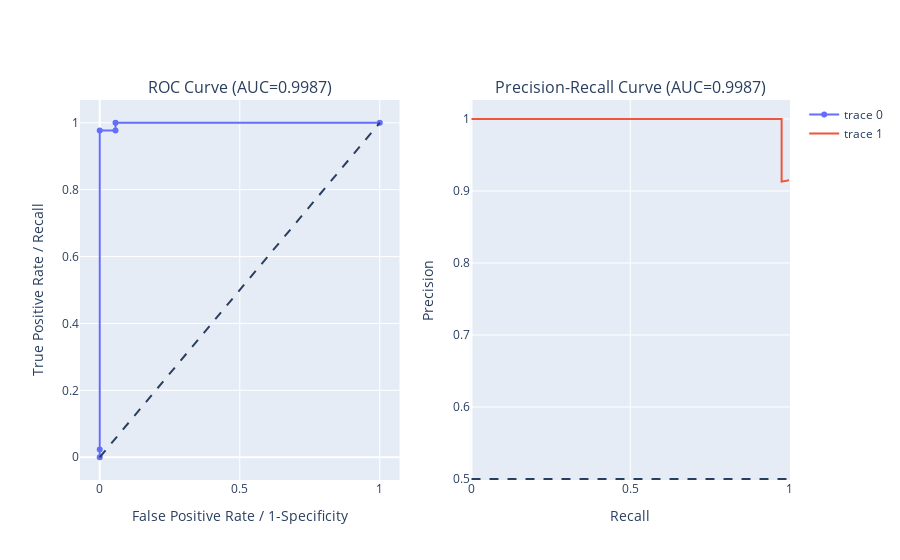

The notebook cell this image was saved under:
### Code cell
pca = PCA(n_components=(i+1)*2, svd_solver="full",random_state=random_state)
X_PCA_train = pca.fit_transform(X_train)
X_PCA_test = pca.transform(X_test)
# Model Selection
cv_results, best_param, best_result = modelselection(classifier_log,parameters_log, scoring, X_PCA_train)

# Classifier with the best hyperparameters
logReg_PCA = LogisticRegression(penalty = best_param['penalty'],
                            C = best_param['C'],
                            random_state=random_state)
logReg_PCA.fit(X_PCA_train, y_train)

# Metrics
logReg_PCA_metrics = metrics(X_PCA_test,logReg_PCA)

# ROC Curve & Precision-Recall Curves
y_score = logReg_PCA.predict_proba(X_PCA_test)[:, 1] # predict probabilities
plot_roc_prc()

### Figure 1 — Plotly figure (JSON) as saved in the notebook; plotly's stock layout.template omitted (floating-point values rounded to 4 significant figures)
{"data": [{"type": "scatter", "x": [0, 0, 0, 0.05634, 0.05634, 1], "xaxis": "x", "y": [0, 0.02326, 0.9767, 0.9767, 1, 1], "yaxis": "y"}, {"type": "scatter", "x": [1, 0.9767, 0.9767, 0.9767, 0.9767, 0.9767, 0.9535, 0.9302, 0.907, 0.8837, 0.8605, 0.8372, 0.814, 0.7907, 0.7674, 0.7442, 0.7209, 0.6977, 0.6744, 0.6512, 0.6279, 0.6047, 0.5814, 0.5581, 0.5349, 0.5116, 0.4884, 0.4651, 0.4419, 0.4186, 0.3953, 0.3721, 0.3488, 0.3256, 0.3023, 0.2791, 0.2558, 0.2326, 0.2093, 0.186, 0.1628, 0.1395, 0.1163, 0.09302, 0.06977, 0.04651, 0.02326, 0], "xaxis": "x2", "y": [0.9149, 0.913, 0.9333, 0.9545, 0.9767, 1, 1, 1, 1, 1, 1, 1, 1, 1, 1, 1, 1, 1, 1, 1, 1, 1, 1, 1, 1, 1, 1, 1, 1, 1, 1, 1, 1, 1, 1, 1, 1, 1, 1, 1, 1, 1, 1, 1, 1, 1, 1, 1], "yaxis": "y2"}], "layout": {"annotations": [{"font": {"size": 16}, "showarrow": false, "text": "ROC Curve (AUC=0.9987)", "x": 0.225, "xanchor": "center", "xref": "paper", "y": 1, "yanchor": "bottom", "yref": "paper"}, {"font": {"size": 16}, "showarrow": false, "text": "Precision-Recall Curve (AUC=0.9987)", "x": 0.775, "xanchor": "center", "xref": "paper", "y": 1, "yanchor": "bottom", "yref": "paper"}], "autosize": true, "shapes": [{"line": {"dash": "dash"}, "type": "line", "x0": 0, "x1": 1, "xref": "x", "y0": 0, "y1": 1, "yref": "y"}, {"line": {"dash": "dash"}, "type": "line", "x0": 0, "x1": 1, "xref": "x2", "y0": 0.5, "y1": 0.5, "yref": "y2"}], "xaxis": {"anchor": "y", "autorange": true, "domain": [0, 0.45], "range": [-0.06485, 1.065], "title": {"text": "False Positive Rate / 1-Specificity"}, "type": "linear"}, "xaxis2": {"anchor": "y2", "autorange": true, "domain": [0.55, 1], "range": [-0.001983, 1.002], "title": {"text": "Recall"}, "type": "linear"}, "yaxis": {"anchor": "x", "autorange": true, "domain": [0, 1], "range": [-0.07325, 1.073], "title": {"text": "True Positive Rate / Recall"}, "type": "linear"}, "yaxis2": {"anchor": "x2", "autorange": true, "domain": [0, 1], "range": [0.498, 1.026], "title": {"text": "Precision"}, "type": "linear"}}}
